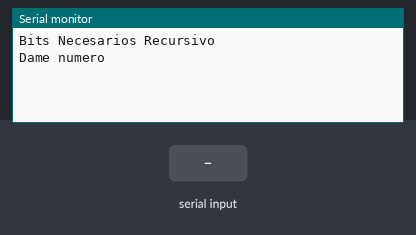
Bench run of a sketch on a simulated Arduino Uno, built with avr-gcc and run on an emulated ATmega328P. On the bench: the last lines printed to the serial monitor. The test bench sets the inputs (shaded band).

Above: at 1.2 s.
1.3 s: "90,45\n" received over Serial
At 1.7 s:
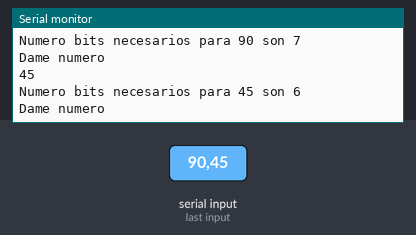
2.8 s: "30,150\n" received over Serial
At 4.5 s:
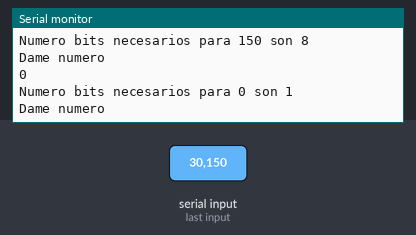
Timing chart, 0 to 6.0 s (numbered marks = the images above; inputs shaded):
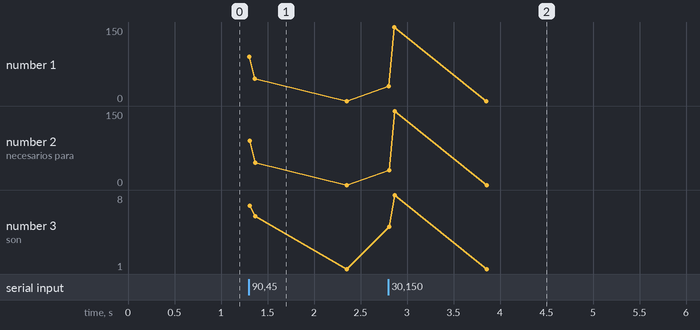

Measured:
- after the input at 1.3 s, the serial monitor: prints a new line at once (image 1)
- after the input at 2.8 s, the serial monitor: prints a new line at once (image 2)

The sketch:

arduino.67.bitsrecursivo.ino
```cpp
int condicion = 0;  //control de flujo
int n = 0;        //declaracion variable decimal

void setup() {

  Serial.begin(9600); //velocidad serial 9600
  Serial.println("Bits Necesarios Recursivo");
  Serial.println("Dame numero ");

}

void loop() { //repite continuamente

  while (condicion == 0) {  //condicion inicial

    if (Serial.available() > 0) { //si dato en serial entra
      n = Serial.parseInt(); //entra entero como n
      Serial.println(n);    //muestra valor de n
      condicion = 1;        //sale de condicion
    }

  }

  Serial.print("Numero bits necesarios para "); Serial.print(n);
  Serial.print(" son "); Serial.println(bits(n));
  Serial.println("Dame numero ");
  condicion = 0;

}

int bits(int x) { //funcion recursiva de suma

  int resultado;
  if (x == 0 || x == 1) {
    resultado = 1;
  }
  else {
    resultado = 1 + bits(int(x / 2));
  }
  return resultado;   //retornar el valor de resultado

}
```
